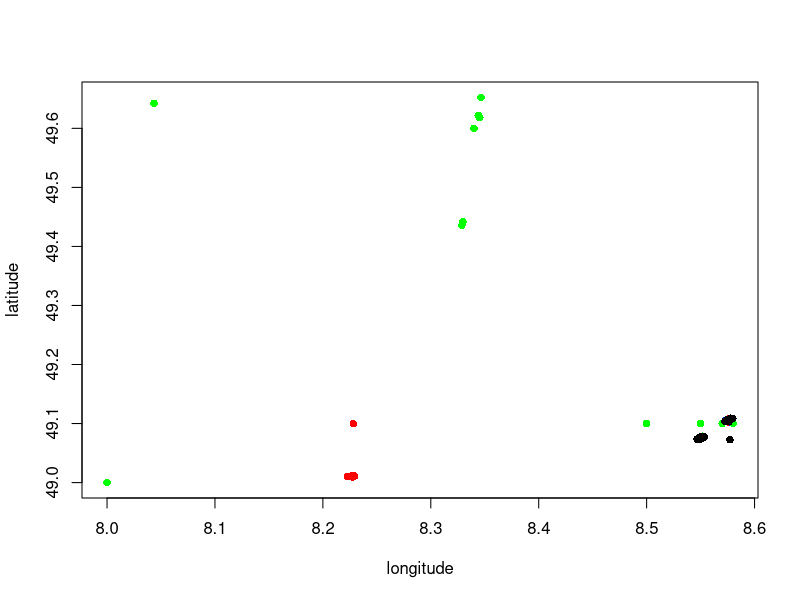

R code for this plot: (Note: this script raises an error after producing the figure.)
library(raster)
### Check your working directory and
### set it, if not on the right path!
getwd()

### Read site data ####
sites <- read.table("data/header_2015-2018.csv", sep=" ", header=TRUE)

sites <- sites[!is.na(sites$longitude),]
### First plot
sites$color <- 1 + sites$year - min(sites$year, na.rm = TRUE)
mycolors <- c("blue", "red", "green", "black")
plot(latitude ~ longitude, data = sites, col = mycolors[sites$color], pch=16)

### Task: How many vegetation plots per year?
### Hint: table()

### Plot with Shape file and DEM ####
shp <- getData("GADM", country='DE', level=2, path = "../")
dem <- getData("alt", country='DE', path = "../")
coords <- SpatialPoints(sites[,c("longitude", "latitude")], CRS(projection(dem)))

ka <- crop(shp, extent(buffer(coords, width=10500)))
dem_ka <- crop(dem, extent(buffer(coords, width=10000)))
labpt <- do.call(rbind, lapply(ka@polygons, function (x) x@labpt))

x11()
plot(dem_ka, col=terrain.colors(10, alpha=0.7))
points(latitude ~ longitude, data = sites, col = mycolors[sites$color], pch=16, asp=1)
plot(ka, add=TRUE)
text(labpt, ka@data$NAME_2, cex=0.7)

### TASK: Add a legend (year, colors) and write the map figure into a pdf file into a new folder "figures".
### Hints: legend(), pdf(), dev.off()

pdf("figures/study_region.pdf", height = 7)
plot(dem_ka, col=terrain.colors(10, alpha=0.7))
points(latitude ~ longitude, data = sites, col = mycolors[sites$color], pch=16, cex=2)
plot(ka, add=TRUE)
text(labpt, ka@data$NAME_2, cex=0.7)
legend("topright", legend = unique(sites$year), col = mycolors, pch = 16)
dev.off()
